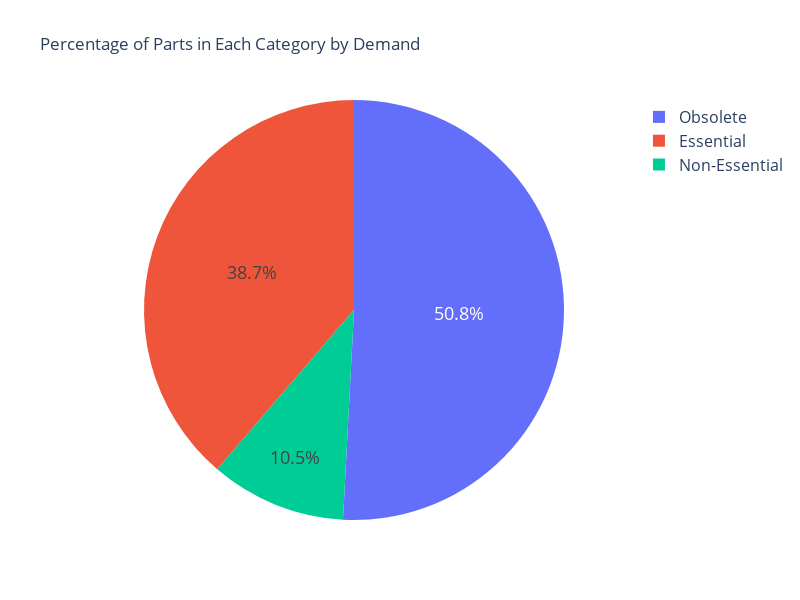

The notebook cell saved with this chart:
### Code cell
#interactive pie chart of above:
# Create an interactive pie chart
fig = px.pie(result_df, values='Percentage', names='Category', title='Percentage of Parts in Each Category by Demand')

fig.update_layout(width=800, height=600)

fig.update_layout(legend=dict(font=dict(size=16)))

fig.update_traces(textfont=dict(size=18))

fig.show()

### Figure 1 — Plotly figure (JSON) as saved in the notebook; plotly's stock layout.template omitted (floating-point values rounded to 4 significant figures)
{"data": [{"domain": {"x": [0, 1], "y": [0, 1]}, "hovertemplate": "Category=%{label}<br>Percentage=%{value}<extra></extra>", "labels": ["Essential", "Obsolete", "Non-Essential"], "legendgroup": "", "name": "", "showlegend": true, "textfont": {"size": 18}, "type": "pie", "values": [38.71, 50.83, 10.45]}], "layout": {"height": 600, "legend": {"font": {"size": 16}, "tracegroupgap": 0}, "title": {"text": "Percentage of Parts in Each Category by Demand"}, "width": 800}}
